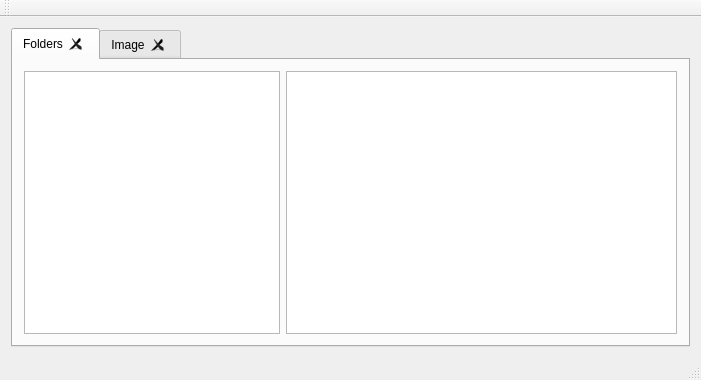
<?xml version="1.0" encoding="UTF-8"?>
<ui version="4.0">
 <class>MainWindow</class>
 <widget class="QMainWindow" name="MainWindow">
  <property name="geometry">
   <rect>
    <x>0</x>
    <y>0</y>
    <width>701</width>
    <height>380</height>
   </rect>
  </property>
  <property name="windowTitle">
   <string>View images</string>
  </property>
  <widget class="QWidget" name="centralWidget">
   <layout class="QHBoxLayout" name="horizontalLayout_2">
    <item>
     <widget class="QTabWidget" name="tabMain">
      <property name="tabShape">
       <enum>QTabWidget::Rounded</enum>
      </property>
      <property name="currentIndex">
       <number>0</number>
      </property>
      <property name="tabsClosable">
       <bool>true</bool>
      </property>
      <property name="movable">
       <bool>false</bool>
      </property>
      <widget class="QWidget" name="tabFileSystem">
       <attribute name="title">
        <string>Folders</string>
       </attribute>
       <layout class="QHBoxLayout" name="horizontalLayout_3">
        <item>
         <layout class="QHBoxLayout" name="horizontalLayout">
          <item>
           <widget class="QTreeWidget" name="treeWidgetFileSystem">
            <property name="sizePolicy">
             <sizepolicy hsizetype="Fixed" vsizetype="Expanding">
              <horstretch>0</horstretch>
              <verstretch>0</verstretch>
             </sizepolicy>
            </property>
            <property name="horizontalScrollMode">
             <enum>QAbstractItemView::ScrollPerPixel</enum>
            </property>
            <attribute name="headerVisible">
             <bool>false</bool>
            </attribute>
            <column>
             <property name="text">
              <string notr="true">1</string>
             </property>
            </column>
           </widget>
          </item>
          <item>
           <widget class="QListWidget" name="listWidget">
            <property name="sizePolicy">
             <sizepolicy hsizetype="Expanding" vsizetype="Expanding">
              <horstretch>0</horstretch>
              <verstretch>0</verstretch>
             </sizepolicy>
            </property>
            <property name="autoFillBackground">
             <bool>false</bool>
            </property>
            <property name="frameShape">
             <enum>QFrame::StyledPanel</enum>
            </property>
            <property name="frameShadow">
             <enum>QFrame::Sunken</enum>
            </property>
            <property name="iconSize">
             <size>
              <width>100</width>
              <height>100</height>
             </size>
            </property>
            <property name="textElideMode">
             <enum>Qt::ElideRight</enum>
            </property>
            <property name="movement">
             <enum>QListView::Static</enum>
            </property>
            <property name="flow">
             <enum>QListView::LeftToRight</enum>
            </property>
            <property name="resizeMode">
             <enum>QListView::Adjust</enum>
            </property>
            <property name="layoutMode">
             <enum>QListView::SinglePass</enum>
            </property>
            <property name="spacing">
             <number>2</number>
            </property>
            <property name="viewMode">
             <enum>QListView::IconMode</enum>
            </property>
            <property name="uniformItemSizes">
             <bool>false</bool>
            </property>
            <property name="batchSize">
             <number>80</number>
            </property>
            <property name="wordWrap">
             <bool>true</bool>
            </property>
           </widget>
          </item>
         </layout>
        </item>
       </layout>
      </widget>
      <widget class="QWidget" name="tabImage">
       <property name="autoFillBackground">
        <bool>false</bool>
       </property>
       <attribute name="title">
        <string>Image</string>
       </attribute>
      </widget>
     </widget>
    </item>
   </layout>
  </widget>
  <widget class="QMenuBar" name="menuBar">
   <property name="geometry">
    <rect>
     <x>0</x>
     <y>0</y>
     <width>701</width>
     <height>22</height>
    </rect>
   </property>
  </widget>
  <widget class="QToolBar" name="mainToolBar">
   <attribute name="toolBarArea">
    <enum>TopToolBarArea</enum>
   </attribute>
   <attribute name="toolBarBreak">
    <bool>false</bool>
   </attribute>
  </widget>
  <widget class="QStatusBar" name="statusBar"/>
 </widget>
 <layoutdefault spacing="6" margin="11"/>
 <resources/>
 <connections/>
</ui>
